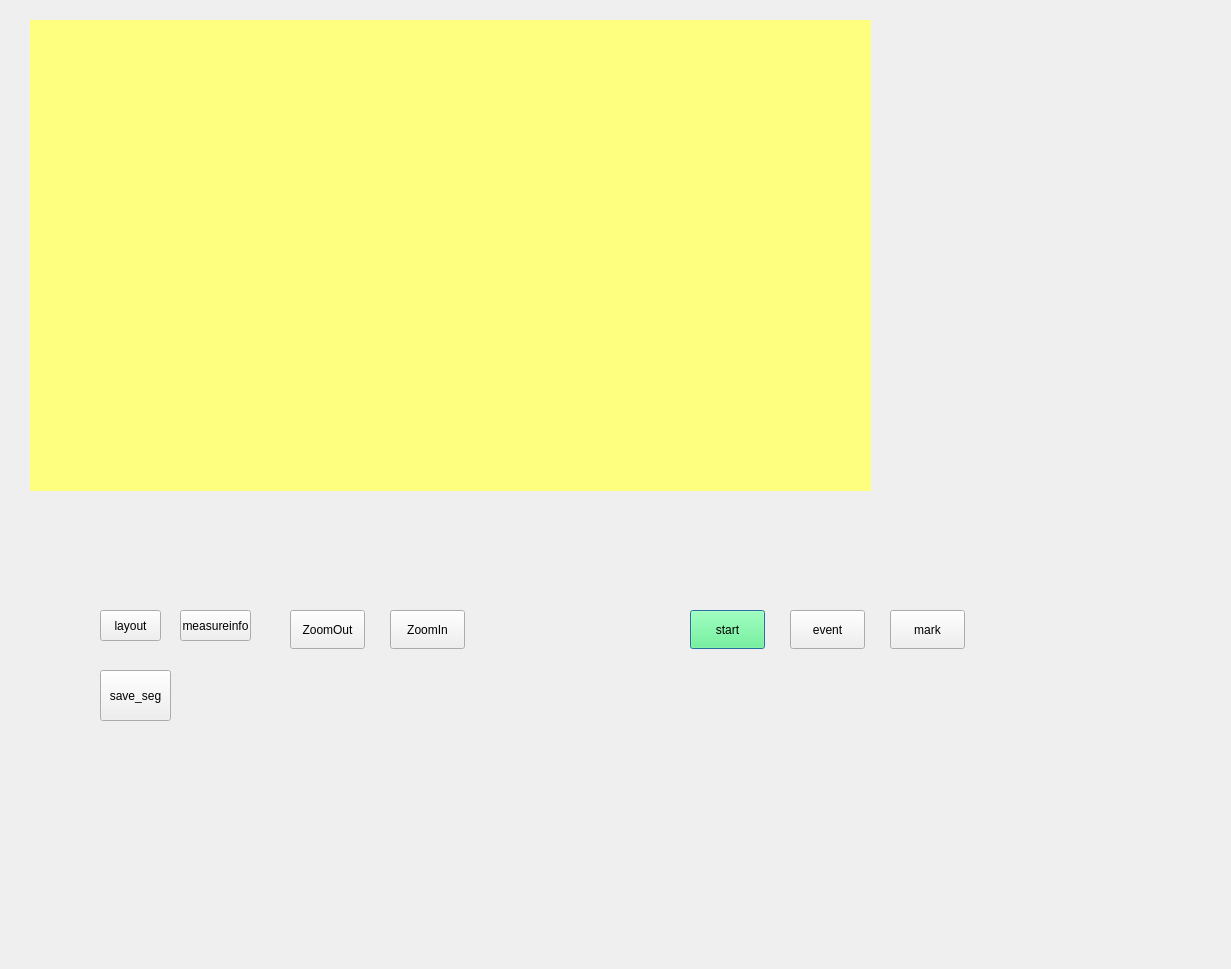
<?xml version="1.0" encoding="UTF-8"?>
<ui version="4.0">
 <class>MainDlgClass</class>
 <widget class="QDialog" name="MainDlgClass">
  <property name="windowModality">
   <enum>Qt::NonModal</enum>
  </property>
  <property name="enabled">
   <bool>true</bool>
  </property>
  <property name="geometry">
   <rect>
    <x>0</x>
    <y>0</y>
    <width>1231</width>
    <height>969</height>
   </rect>
  </property>
  <property name="windowTitle">
   <string>MainDlg</string>
  </property>
  <property name="autoFillBackground">
   <bool>true</bool>
  </property>
  <property name="sizeGripEnabled">
   <bool>false</bool>
  </property>
  <property name="modal">
   <bool>false</bool>
  </property>
  <widget class="CPlot" name="plot_ecg" native="true">
   <property name="geometry">
    <rect>
     <x>30</x>
     <y>20</y>
     <width>841</width>
     <height>471</height>
    </rect>
   </property>
   <property name="cursor">
    <cursorShape>ArrowCursor</cursorShape>
   </property>
   <property name="styleSheet">
    <string notr="true">background-color: rgb(255, 255, 127);</string>
   </property>
  </widget>
  <widget class="QPushButton" name="btn_start">
   <property name="geometry">
    <rect>
     <x>690</x>
     <y>610</y>
     <width>75</width>
     <height>39</height>
    </rect>
   </property>
   <property name="sizePolicy">
    <sizepolicy hsizetype="Maximum" vsizetype="Preferred">
     <horstretch>0</horstretch>
     <verstretch>0</verstretch>
    </sizepolicy>
   </property>
   <property name="palette">
    <palette>
     <active>
      <colorrole role="Button">
       <brush brushstyle="SolidPattern">
        <color alpha="255">
         <red>85</red>
         <green>255</green>
         <blue>127</blue>
        </color>
       </brush>
      </colorrole>
      <colorrole role="Base">
       <brush brushstyle="SolidPattern">
        <color alpha="255">
         <red>255</red>
         <green>255</green>
         <blue>255</blue>
        </color>
       </brush>
      </colorrole>
      <colorrole role="Window">
       <brush brushstyle="SolidPattern">
        <color alpha="255">
         <red>240</red>
         <green>240</green>
         <blue>240</blue>
        </color>
       </brush>
      </colorrole>
     </active>
     <inactive>
      <colorrole role="Button">
       <brush brushstyle="SolidPattern">
        <color alpha="255">
         <red>85</red>
         <green>255</green>
         <blue>127</blue>
        </color>
       </brush>
      </colorrole>
      <colorrole role="Base">
       <brush brushstyle="SolidPattern">
        <color alpha="255">
         <red>255</red>
         <green>255</green>
         <blue>255</blue>
        </color>
       </brush>
      </colorrole>
      <colorrole role="Window">
       <brush brushstyle="SolidPattern">
        <color alpha="255">
         <red>240</red>
         <green>240</green>
         <blue>240</blue>
        </color>
       </brush>
      </colorrole>
     </inactive>
     <disabled>
      <colorrole role="Button">
       <brush brushstyle="SolidPattern">
        <color alpha="255">
         <red>85</red>
         <green>255</green>
         <blue>127</blue>
        </color>
       </brush>
      </colorrole>
      <colorrole role="Base">
       <brush brushstyle="SolidPattern">
        <color alpha="255">
         <red>240</red>
         <green>240</green>
         <blue>240</blue>
        </color>
       </brush>
      </colorrole>
      <colorrole role="Window">
       <brush brushstyle="SolidPattern">
        <color alpha="255">
         <red>240</red>
         <green>240</green>
         <blue>240</blue>
        </color>
       </brush>
      </colorrole>
     </disabled>
    </palette>
   </property>
   <property name="focusPolicy">
    <enum>Qt::StrongFocus</enum>
   </property>
   <property name="text">
    <string>start</string>
   </property>
   <property name="default">
    <bool>false</bool>
   </property>
   <property name="flat">
    <bool>false</bool>
   </property>
  </widget>
  <widget class="QPushButton" name="btn_event">
   <property name="geometry">
    <rect>
     <x>790</x>
     <y>610</y>
     <width>75</width>
     <height>39</height>
    </rect>
   </property>
   <property name="sizePolicy">
    <sizepolicy hsizetype="Maximum" vsizetype="Preferred">
     <horstretch>0</horstretch>
     <verstretch>0</verstretch>
    </sizepolicy>
   </property>
   <property name="text">
    <string>event</string>
   </property>
   <property name="checkable">
    <bool>true</bool>
   </property>
   <property name="checked">
    <bool>false</bool>
   </property>
  </widget>
  <widget class="QPushButton" name="btn_zoom_in">
   <property name="geometry">
    <rect>
     <x>390</x>
     <y>610</y>
     <width>75</width>
     <height>39</height>
    </rect>
   </property>
   <property name="sizePolicy">
    <sizepolicy hsizetype="Maximum" vsizetype="Preferred">
     <horstretch>0</horstretch>
     <verstretch>0</verstretch>
    </sizepolicy>
   </property>
   <property name="text">
    <string>ZoomIn</string>
   </property>
  </widget>
  <widget class="QPushButton" name="btn_zoom_out">
   <property name="geometry">
    <rect>
     <x>290</x>
     <y>610</y>
     <width>75</width>
     <height>39</height>
    </rect>
   </property>
   <property name="sizePolicy">
    <sizepolicy hsizetype="Maximum" vsizetype="Preferred">
     <horstretch>0</horstretch>
     <verstretch>0</verstretch>
    </sizepolicy>
   </property>
   <property name="text">
    <string>ZoomOut</string>
   </property>
  </widget>
  <widget class="QPushButton" name="btn_seg_mark">
   <property name="geometry">
    <rect>
     <x>890</x>
     <y>610</y>
     <width>75</width>
     <height>39</height>
    </rect>
   </property>
   <property name="sizePolicy">
    <sizepolicy hsizetype="Maximum" vsizetype="Preferred">
     <horstretch>0</horstretch>
     <verstretch>0</verstretch>
    </sizepolicy>
   </property>
   <property name="text">
    <string>mark</string>
   </property>
  </widget>
  <widget class="QPushButton" name="btn_layout">
   <property name="geometry">
    <rect>
     <x>100</x>
     <y>610</y>
     <width>61</width>
     <height>31</height>
    </rect>
   </property>
   <property name="text">
    <string>layout</string>
   </property>
  </widget>
  <widget class="QPushButton" name="btn_set_measure_info">
   <property name="geometry">
    <rect>
     <x>180</x>
     <y>610</y>
     <width>71</width>
     <height>31</height>
    </rect>
   </property>
   <property name="text">
    <string>measureinfo</string>
   </property>
  </widget>
  <widget class="QPushButton" name="btn_svae_segment">
   <property name="geometry">
    <rect>
     <x>100</x>
     <y>670</y>
     <width>71</width>
     <height>51</height>
    </rect>
   </property>
   <property name="cursor">
    <cursorShape>ArrowCursor</cursorShape>
   </property>
   <property name="contextMenuPolicy">
    <enum>Qt::DefaultContextMenu</enum>
   </property>
   <property name="text">
    <string>save_seg</string>
   </property>
  </widget>
 </widget>
 <layoutdefault spacing="6" margin="11"/>
 <customwidgets>
  <customwidget>
   <class>CPlot</class>
   <extends>QWidget</extends>
   <header>plot.h</header>
   <container>1</container>
  </customwidget>
 </customwidgets>
 <tabstops>
  <tabstop>btn_start</tabstop>
  <tabstop>btn_event</tabstop>
  <tabstop>btn_seg_mark</tabstop>
  <tabstop>btn_zoom_out</tabstop>
  <tabstop>btn_zoom_in</tabstop>
 </tabstops>
 <resources>
  <include location="MainDlg.qrc"/>
 </resources>
 <connections/>
</ui>
